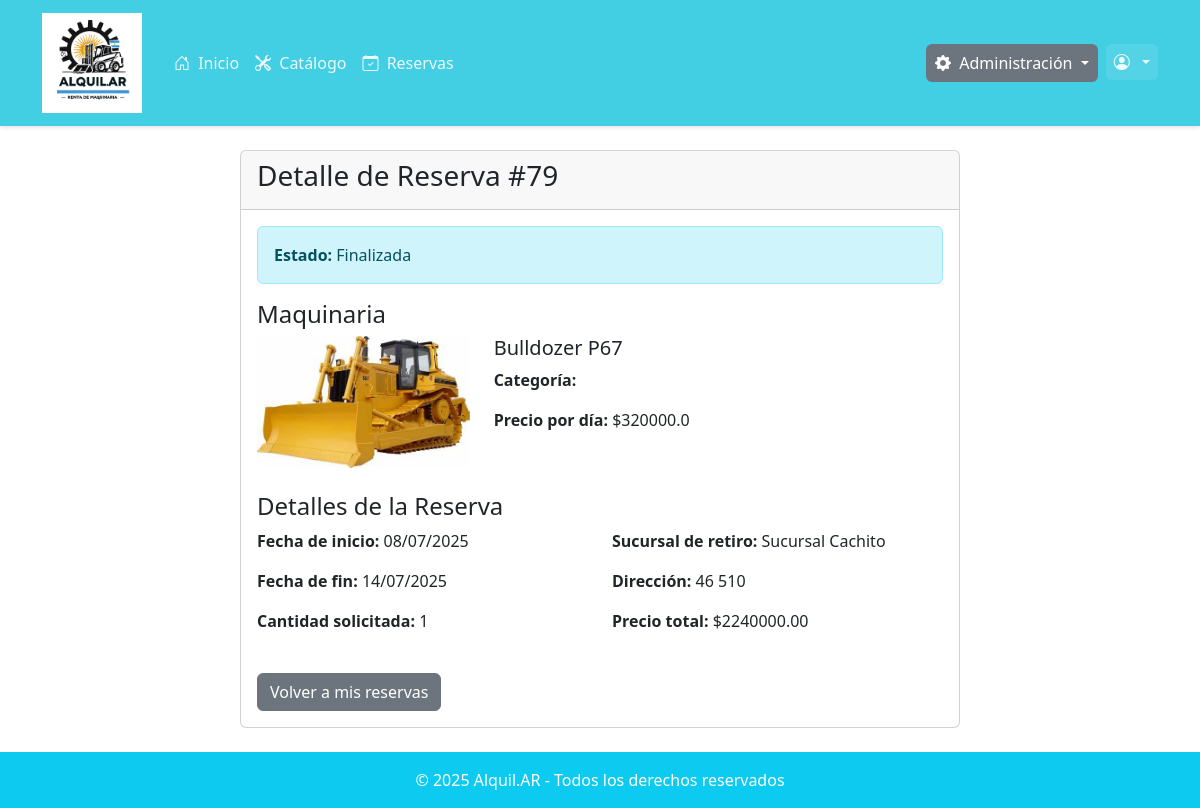
The app's page /reservas/detalle/79/ (signed in), older data.
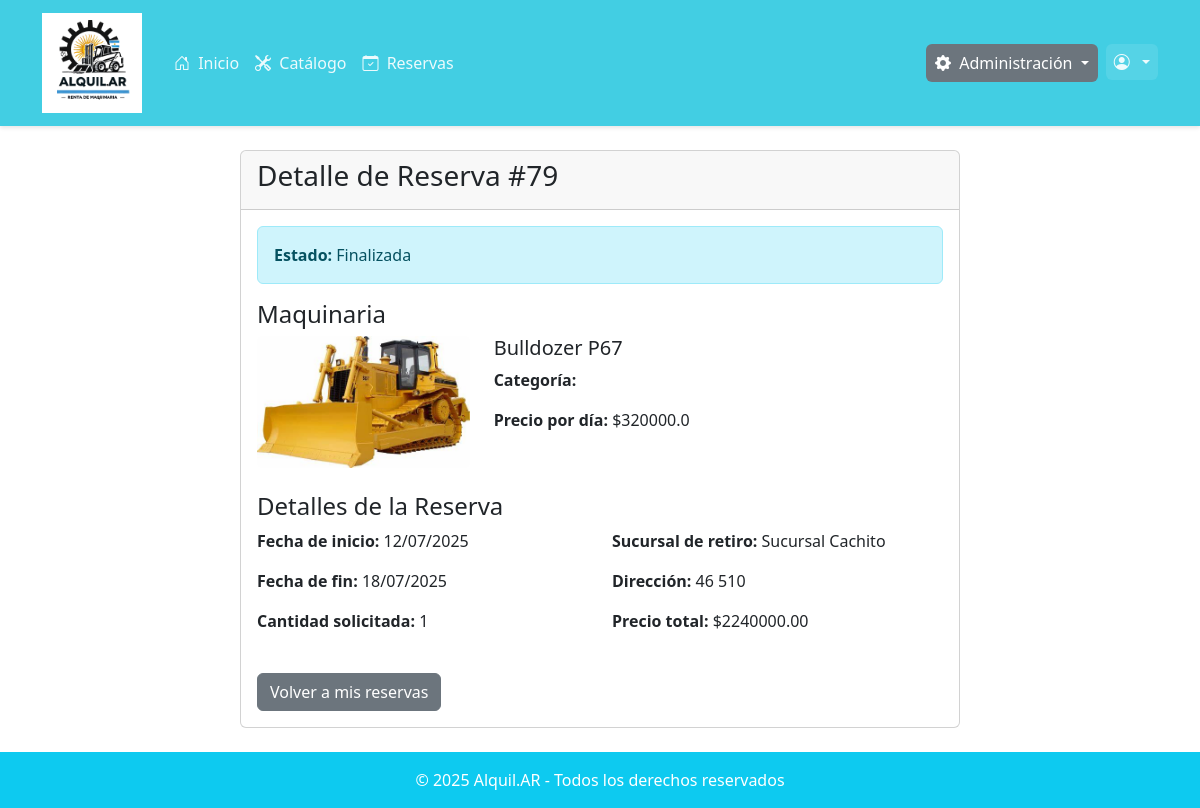
The same page, newer data.
### reservas/models.py (models this page shows, shortened)
class Reserva(models.Model):
    ESTADO_CHOICES = [
        ('PENDIENTE_PAGO', 'Pendiente de Pago'),
        ('CONFIRMADA', 'Confirmada'),
        ('CANCELADA', 'Cancelada'),
        ('FINALIZADA', 'Finalizada'),
        ('NO_DEVUELTA', 'No Devuelta'),
    ]
    TIPO_PAGO_CHOICES = [
        ('ONLINE', 'Pago Online'),
        ('PRESENCIAL', 'Pago Presencial'),
    ]
    cliente = models.ForeignKey(Usuario, on_delete=models.CASCADE, related_name='reservas')
    maquinaria = models.ForeignKey(Maquinaria, on_delete=models.CASCADE, related_name='reservas')
    sucursal_retiro = models.ForeignKey(Sucursal, on_delete=models.CASCADE, related_name='reservas_retiro')
    fecha_inicio = models.DateField()
    fecha_fin = models.DateField()
    cantidad_solicitada = models.PositiveIntegerField()
    precio_total = models.DecimalField(max_digits=10, decimal_places=2)
    tipo_pago = models.CharField(max_length=12, choices=TIPO_PAGO_CHOICES, default='ONLINE')
    estado = models.CharField(max_length=15, choices=ESTADO_CHOICES, default='PENDIENTE_PAGO')
    fecha_creacion = models.DateTimeField(auto_now_add=True)
    fecha_confirmacion = models.DateTimeField(null=True, blank=True)
    empleado_procesador = models.ForeignKey(
        Usuario,
        on_delete=models.SET_NULL,
        null=True,
        blank=True,
        related_name='reservas_procesadas'
    )
    observaciones = models.TextField(blank=True, null=True)
    codigo_reserva = models.CharField(max_length=6, blank=True, null=True, unique=True)
    class Meta:
        verbose_name = "Reserva"
        verbose_name_plural = "Reservas"
        ordering = ['-fecha_creacion']

### maquinarias/models.py (models this page shows, shortened)
class Maquinaria(models.Model):
    nombre = models.CharField(max_length=100)
    tipo = models.ForeignKey(TipoMaquinaria, on_delete=models.PROTECT, related_name='maquinarias')
    marca = models.CharField(max_length=50)
    modelo = models.CharField(max_length=50)
    anio = models.SmallIntegerField()
    descripcion = models.TextField()
    imagen = models.ImageField(upload_to='maquinarias/images', null=True, blank=True)
    precio_por_dia = models.FloatField()
    stock_total = models.PositiveIntegerField(default=0)
    stock_disponible = models.PositiveIntegerField(default=0)
    minimo = models.SmallIntegerField()
    maximo = models.SmallIntegerField()
    cantDias_total = models.SmallIntegerField()
    cantDias_parcial = models.SmallIntegerField()
    cantDias_nulo = models.SmallIntegerField()
    sucursales = models.ManyToManyField(Sucursal, through='MaquinariaStock', related_name='maquinarias')

### usuarios/models.py (models this page shows, shortened)
class Sucursal(models.Model):
    nombre = models.CharField(max_length=100)
    direccion = models.CharField(max_length=200)
    telefono = models.CharField(max_length=20, default="0")  # ✅ Campo teléfono agregado
    latitud = models.FloatField()
    longitud = models.FloatField()
    activa = models.BooleanField(default=True)

### reservas/views.py (the view, shortened to what this page needs)
# urls.py: path('detalle/<int:reserva_id>/', views.detalle_reserva, name='detalle_reserva'),
@login_required
def detalle_reserva(request, reserva_id):
    if request.user.is_staff:
        reserva = get_object_or_404(Reserva.objects.exclude(estado='PENDIENTE_PAGO'), id=reserva_id)
    else:
        reserva = get_object_or_404(Reserva.objects.exclude(estado='PENDIENTE_PAGO'), id=reserva_id, cliente=request.user)
    context = {
        'reserva': reserva
    }
    return render(request, 'reservas/detalle_reserva.html', context)

### reservas/templates/reservas/detalle_reserva.html (shortened to what this page needs)
{% extends 'base.html' %}
{% load static %}
{% block content %}
<div class="container mt-4">
    <div class="row">
        <div class="col-md-8 offset-md-2">
            <div class="card">
                <div class="card-header">
                    <h3 class="card-title">Detalle de Reserva #{{ reserva.id }}</h3>
                </div>
                <div class="card-body">
                    <div class="alert {% if reserva.estado == 'CONFIRMADA' %}alert-success{% elif reserva.estado == 'PENDIENTE_PAGO' %}alert-warning{% elif reserva.estado == 'CANCELADA' %}alert-danger{% else %}alert-info{% endif %}">
                        <strong>Estado:</strong> {{ reserva.get_estado_display }}
                    </div>
                    <h4>Maquinaria</h4>
                    <div class="row mb-4">
                        <div class="col-md-4">
                            {% if reserva.maquinaria.imagen %}
                                <img src="{{ reserva.maquinaria.imagen.url }}" class="img-fluid rounded" alt="{{ reserva.maquinaria.nombre }}">
                            {% else %}
                                <img src="{% static 'img/no-image.jpg' %}" class="img-fluid rounded" alt="Sin imagen">
                            {% endif %}
                        </div>
                        <div class="col-md-8">
                            <h5>{{ reserva.maquinaria.nombre }}</h5>
                            <p><strong>Categoría:</strong> {{ reserva.maquinaria.categoria.nombre }}</p>
                            <p><strong>Precio por día:</strong> ${{ reserva.maquinaria.precio_por_dia }}</p>
                        </div>
                    </div>
                    <h4>Detalles de la Reserva</h4>
                    <div class="row mb-4">
                        <div class="col-md-6">
                            <p><strong>Fecha de inicio:</strong> {{ reserva.fecha_inicio|date:"d/m/Y" }}</p>
                            <p><strong>Fecha de fin:</strong> {{ reserva.fecha_fin|date:"d/m/Y" }}</p>
                            <p><strong>Cantidad solicitada:</strong> {{ reserva.cantidad_solicitada }}</p>
                        </div>
                        <div class="col-md-6">
                            <p><strong>Sucursal de retiro:</strong> {{ reserva.sucursal_retiro.nombre }}</p>
                            <p><strong>Dirección:</strong> {{ reserva.sucursal_retiro.direccion }}</p>
                            <p><strong>Precio total:</strong> ${{ reserva.precio_total }}</p>
                        </div>
                    </div>
                    <div class="mt-4">
                        <a href="{% url 'reservas:lista_reservas' %}" class="btn btn-secondary">
                             Volver a mis reservas
                        </a>
                    </div>
                </div>
            </div>
        </div>
    </div>
</div>
{% endblock %}

### core/templates/base.html (shortened to what this page needs)
{% load static %}
<!DOCTYPE html>
<html lang="es" class="h-100">
  <head>
    <link
      href="https://cdn.jsdelivr.net/npm/bootstrap@5.3.0/dist/css/bootstrap.min.css"
      rel="stylesheet"
    />
    <link
      rel="stylesheet"
      href="https://cdn.jsdelivr.net/npm/bootstrap-icons@1.10.0/font/bootstrap-icons.css"
    />
    <link rel="stylesheet" href="{% static 'css/core.css' %}" />
  </head>
  <body class="d-flex flex-column h-100">
    <nav class="navbar navbar-expand-lg navbar-custom">
      <div class="container">
        <a class="navbar-brand" href="{% url 'home' %}">
          <img
            src="{% static 'img/logo.png' %}"
            alt="Alquil.AR"
            height="100"
            class="d-inline-block align-top me-2"
          />
        </a>
        <div class="collapse navbar-collapse" id="navbarNav">
          <ul class="navbar-nav me-auto">
            <li class="nav-item">
              <a class="nav-link" href="{% url 'home' %}">
                <i class="bi bi-house-door"></i> Inicio
              </a>
            </li>
            <li class="nav-item">
              <a class="nav-link" href="{% url 'maquinaria_list_cliente' %}">
                <i class="bi bi-tools"></i> Catálogo
              </a>
            </li>
            {% if user.is_authenticated %}
            <li class="nav-item">
              <a class="nav-link" href="{% url 'reservas:lista_reservas' %}">
                <i class="bi bi-calendar-check"></i> Reservas
              </a>
            </li>
            {% endif %}
          </ul>
          <ul class="navbar-nav">
            {% if user.is_authenticated %}
              {% if user.tipo == 'ADMIN' %}
                <li class="nav-item dropdown me-2">
                  <a class="nav-link dropdown-toggle admin-button" href="#" role="button" data-bs-toggle="dropdown">
                    <i class="bi bi-gear-fill"></i> Administración
                  </a>
                </li>
              {% endif %}
              <li class="nav-item dropdown">
                <a class="nav-link dropdown-toggle user-menu" href="#" role="button" data-bs-toggle="dropdown">
                  <i class="bi bi-person-circle"></i> {{ user.get_short_name }}
                </a>
              </li>
            {% endif %}
          </ul>
        </div>
      </div>
    </nav>
    <main class="flex-shrink-0">
      <div class="container my-4">
         {% block content %}{% endblock %}
      </div>
    </main>
    <footer class="bg-info text-white py-3 mt-auto">
      <div class="container text-center">
        <p class="mb-0">
          &copy; {% now "Y" %} Alquil.AR - Todos los derechos reservados
        </p>
      </div>
    </footer>
  </body>
</html>

### static/css/core.css (style rules this page uses)
:root { --color-primary: #42cee3; --color-primary-dark: #369aa9; --color-primary-darker: #2b7b87; --color-primary-light: #86e6f5; --color-primary-lighter: #a8f1fd; --color-dark: #333333; --color-gray: #666666; --color-light: #F8F9FA; --color-white: #FFFFFF; --shadow-sm: 0 2px 4px rgba(0, 0, 0, 0.1); --shadow-md: 0 4px 6px rgba(0, 0, 0, 0.15); }
.navbar-custom { background-color: var(--color-primary); padding: 0.5rem 0; box-shadow: 0 2px 4px rgba(0, 0, 0, 0.1); }
.navbar-custom .navbar-brand { display: flex; align-items: center; font-weight: 700; }
.navbar-custom .nav-link { color: rgba(255, 255, 255, 0.9); font-weight: 500; }
.admin-button { background-color: #6c757d !important; border-radius: 0.375rem; padding: 0.375rem 0.75rem; color: white !important; border: 1px solid transparent; transition: all 0.2s ease; }
.user-menu { background-color: rgba(255, 255, 255, 0.1); border-radius: 0.375rem; padding: 0.375rem 0.75rem; transition: all 0.2s ease; }
.navbar-custom .bi { margin-right: 0.25rem; }

### core/templates/base.html (style rules this page uses)
body { min-height: 100vh; display: flex; flex-direction: column; }
main { flex: 1 0 auto; }
footer { flex-shrink: 0; }

Row changes from the older to the newer data that the page shows:
changed Reserva "Finalizada": fecha_inicio "08/07/2025" → "12/07/2025"; fecha_fin "14/07/2025" → "18/07/2025"
